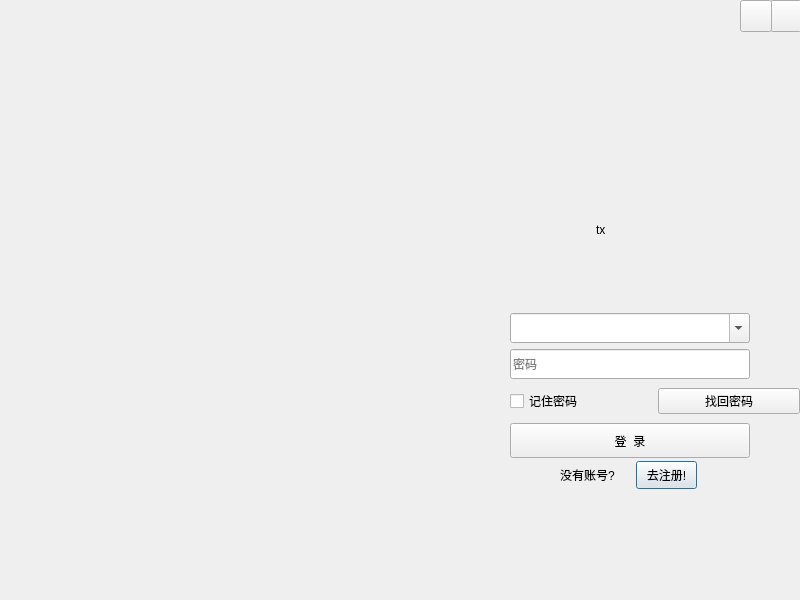
<?xml version="1.0" encoding="UTF-8"?>
<ui version="4.0">
 <class>Dlogin</class>
 <widget class="QDialog" name="Dlogin">
  <property name="geometry">
   <rect>
    <x>0</x>
    <y>0</y>
    <width>800</width>
    <height>600</height>
   </rect>
  </property>
  <property name="minimumSize">
   <size>
    <width>800</width>
    <height>600</height>
   </size>
  </property>
  <property name="maximumSize">
   <size>
    <width>800</width>
    <height>600</height>
   </size>
  </property>
  <property name="windowTitle">
   <string>Dlogin</string>
  </property>
  <widget class="QWidget" name="widget" native="true">
   <property name="geometry">
    <rect>
     <x>460</x>
     <y>0</y>
     <width>341</width>
     <height>600</height>
    </rect>
   </property>
   <property name="minimumSize">
    <size>
     <width>0</width>
     <height>600</height>
    </size>
   </property>
   <property name="maximumSize">
    <size>
     <width>16777215</width>
     <height>600</height>
    </size>
   </property>
   <property name="styleSheet">
    <string notr="true"/>
   </property>
   <widget class="QWidget" name="">
    <property name="geometry">
     <rect>
      <x>100</x>
      <y>460</y>
      <width>137</width>
      <height>30</height>
     </rect>
    </property>
    <layout class="QHBoxLayout" name="horizontalLayout_3">
     <item>
      <widget class="QLabel" name="msgLabel">
       <property name="text">
        <string>没有账号?</string>
       </property>
      </widget>
     </item>
     <item>
      <widget class="QPushButton" name="registerBtn">
       <property name="sizePolicy">
        <sizepolicy hsizetype="Minimum" vsizetype="Fixed">
         <horstretch>0</horstretch>
         <verstretch>0</verstretch>
        </sizepolicy>
       </property>
       <property name="minimumSize">
        <size>
         <width>0</width>
         <height>1</height>
        </size>
       </property>
       <property name="maximumSize">
        <size>
         <width>61</width>
         <height>28</height>
        </size>
       </property>
       <property name="text">
        <string>去注册!</string>
       </property>
      </widget>
     </item>
    </layout>
   </widget>
   <widget class="QPushButton" name="miniBtn">
    <property name="geometry">
     <rect>
      <x>280</x>
      <y>0</y>
      <width>32</width>
      <height>32</height>
     </rect>
    </property>
    <property name="sizePolicy">
     <sizepolicy hsizetype="Preferred" vsizetype="Preferred">
      <horstretch>0</horstretch>
      <verstretch>0</verstretch>
     </sizepolicy>
    </property>
    <property name="maximumSize">
     <size>
      <width>32</width>
      <height>32</height>
     </size>
    </property>
    <property name="layoutDirection">
     <enum>Qt::LeftToRight</enum>
    </property>
    <property name="autoFillBackground">
     <bool>false</bool>
    </property>
    <property name="styleSheet">
     <string notr="true"/>
    </property>
    <property name="text">
     <string/>
    </property>
    <property name="default">
     <bool>false</bool>
    </property>
    <property name="flat">
     <bool>false</bool>
    </property>
   </widget>
   <widget class="QPushButton" name="closeBtn">
    <property name="enabled">
     <bool>true</bool>
    </property>
    <property name="geometry">
     <rect>
      <x>310</x>
      <y>0</y>
      <width>32</width>
      <height>32</height>
     </rect>
    </property>
    <property name="minimumSize">
     <size>
      <width>32</width>
      <height>32</height>
     </size>
    </property>
    <property name="maximumSize">
     <size>
      <width>32</width>
      <height>32</height>
     </size>
    </property>
    <property name="styleSheet">
     <string notr="true"/>
    </property>
    <property name="text">
     <string/>
    </property>
   </widget>
   <widget class="QWidget" name="">
    <property name="geometry">
     <rect>
      <x>0</x>
      <y>160</y>
      <width>341</width>
      <height>141</height>
     </rect>
    </property>
    <layout class="QHBoxLayout" name="horizontalLayout_4">
     <item>
      <spacer name="horizontalSpacer">
       <property name="orientation">
        <enum>Qt::Horizontal</enum>
       </property>
       <property name="sizeHint" stdset="0">
        <size>
         <width>40</width>
         <height>20</height>
        </size>
       </property>
      </spacer>
     </item>
     <item>
      <widget class="QLabel" name="txLab">
       <property name="sizePolicy">
        <sizepolicy hsizetype="Preferred" vsizetype="Preferred">
         <horstretch>0</horstretch>
         <verstretch>0</verstretch>
        </sizepolicy>
       </property>
       <property name="minimumSize">
        <size>
         <width>70</width>
         <height>70</height>
        </size>
       </property>
       <property name="maximumSize">
        <size>
         <width>70</width>
         <height>70</height>
        </size>
       </property>
       <property name="text">
        <string>tx</string>
       </property>
       <property name="scaledContents">
        <bool>true</bool>
       </property>
      </widget>
     </item>
     <item>
      <spacer name="horizontalSpacer_2">
       <property name="orientation">
        <enum>Qt::Horizontal</enum>
       </property>
       <property name="sizeHint" stdset="0">
        <size>
         <width>40</width>
         <height>20</height>
        </size>
       </property>
      </spacer>
     </item>
    </layout>
   </widget>
   <widget class="QWidget" name="">
    <property name="geometry">
     <rect>
      <x>0</x>
      <y>30</y>
      <width>341</width>
      <height>130</height>
     </rect>
    </property>
    <layout class="QHBoxLayout" name="horizontalLayout_5">
     <item>
      <spacer name="horizontalSpacer_4">
       <property name="orientation">
        <enum>Qt::Horizontal</enum>
       </property>
       <property name="sizeHint" stdset="0">
        <size>
         <width>40</width>
         <height>20</height>
        </size>
       </property>
      </spacer>
     </item>
     <item>
      <widget class="QLabel" name="label">
       <property name="minimumSize">
        <size>
         <width>140</width>
         <height>128</height>
        </size>
       </property>
       <property name="maximumSize">
        <size>
         <width>140</width>
         <height>128</height>
        </size>
       </property>
       <property name="text">
        <string/>
       </property>
       <property name="pixmap">
        <pixmap resource="res.qrc">:/pic/logo.png</pixmap>
       </property>
      </widget>
     </item>
     <item>
      <spacer name="horizontalSpacer_3">
       <property name="orientation">
        <enum>Qt::Horizontal</enum>
       </property>
       <property name="sizeHint" stdset="0">
        <size>
         <width>40</width>
         <height>20</height>
        </size>
       </property>
      </spacer>
     </item>
    </layout>
   </widget>
   <widget class="QWidget" name="">
    <property name="geometry">
     <rect>
      <x>0</x>
      <y>310</y>
      <width>340</width>
      <height>154</height>
     </rect>
    </property>
    <layout class="QVBoxLayout" name="verticalLayout_2">
     <item>
      <layout class="QHBoxLayout" name="horizontalLayout_6">
       <item>
        <spacer name="horizontalSpacer_6">
         <property name="orientation">
          <enum>Qt::Horizontal</enum>
         </property>
         <property name="sizeHint" stdset="0">
          <size>
           <width>40</width>
           <height>20</height>
          </size>
         </property>
        </spacer>
       </item>
       <item>
        <layout class="QVBoxLayout" name="verticalLayout">
         <item>
          <widget class="QComboBox" name="accountcbox">
           <property name="minimumSize">
            <size>
             <width>240</width>
             <height>30</height>
            </size>
           </property>
           <property name="maximumSize">
            <size>
             <width>240</width>
             <height>30</height>
            </size>
           </property>
           <property name="editable">
            <bool>true</bool>
           </property>
           <property name="placeholderText">
            <string/>
           </property>
           <property name="duplicatesEnabled">
            <bool>false</bool>
           </property>
          </widget>
         </item>
         <item>
          <widget class="QLineEdit" name="passwdEdit">
           <property name="minimumSize">
            <size>
             <width>240</width>
             <height>30</height>
            </size>
           </property>
           <property name="maximumSize">
            <size>
             <width>240</width>
             <height>30</height>
            </size>
           </property>
           <property name="placeholderText">
            <string>密码</string>
           </property>
          </widget>
         </item>
        </layout>
       </item>
       <item>
        <spacer name="horizontalSpacer_7">
         <property name="orientation">
          <enum>Qt::Horizontal</enum>
         </property>
         <property name="sizeHint" stdset="0">
          <size>
           <width>40</width>
           <height>20</height>
          </size>
         </property>
        </spacer>
       </item>
      </layout>
     </item>
     <item>
      <layout class="QHBoxLayout" name="horizontalLayout">
       <item>
        <spacer name="horizontalSpacer_5">
         <property name="orientation">
          <enum>Qt::Horizontal</enum>
         </property>
         <property name="sizeType">
          <enum>QSizePolicy::Preferred</enum>
         </property>
         <property name="sizeHint" stdset="0">
          <size>
           <width>50</width>
           <height>20</height>
          </size>
         </property>
        </spacer>
       </item>
       <item>
        <widget class="QCheckBox" name="rememberCkbx">
         <property name="text">
          <string>记住密码</string>
         </property>
        </widget>
       </item>
       <item>
        <widget class="QPushButton" name="forgetBtn">
         <property name="text">
          <string>找回密码</string>
         </property>
        </widget>
       </item>
      </layout>
     </item>
     <item>
      <layout class="QHBoxLayout" name="horizontalLayout_7">
       <item>
        <spacer name="horizontalSpacer_8">
         <property name="orientation">
          <enum>Qt::Horizontal</enum>
         </property>
         <property name="sizeHint" stdset="0">
          <size>
           <width>40</width>
           <height>20</height>
          </size>
         </property>
        </spacer>
       </item>
       <item>
        <widget class="QPushButton" name="loginBtn">
         <property name="minimumSize">
          <size>
           <width>240</width>
           <height>35</height>
          </size>
         </property>
         <property name="maximumSize">
          <size>
           <width>240</width>
           <height>35</height>
          </size>
         </property>
         <property name="text">
          <string>登  录</string>
         </property>
        </widget>
       </item>
       <item>
        <spacer name="horizontalSpacer_9">
         <property name="orientation">
          <enum>Qt::Horizontal</enum>
         </property>
         <property name="sizeHint" stdset="0">
          <size>
           <width>40</width>
           <height>20</height>
          </size>
         </property>
        </spacer>
       </item>
      </layout>
     </item>
    </layout>
   </widget>
   <zorder></zorder>
   <zorder>txLab</zorder>
   <zorder>layoutWidget</zorder>
   <zorder></zorder>
   <zorder>label</zorder>
   <zorder>horizontalSpacer</zorder>
   <zorder>horizontalSpacer_2</zorder>
   <zorder>horizontalSpacer_3</zorder>
   <zorder>horizontalSpacer_4</zorder>
   <zorder>horizontalSpacer_6</zorder>
   <zorder>horizontalSpacer_7</zorder>
   <zorder>horizontalSpacer_8</zorder>
   <zorder>horizontalSpacer_9</zorder>
   <zorder>closeBtn</zorder>
   <zorder>miniBtn</zorder>
  </widget>
  <widget class="QLabel" name="label_2">
   <property name="geometry">
    <rect>
     <x>0</x>
     <y>0</y>
     <width>800</width>
     <height>600</height>
    </rect>
   </property>
   <property name="text">
    <string/>
   </property>
   <property name="pixmap">
    <pixmap resource="res.qrc">:/pic/bj11.jpg</pixmap>
   </property>
   <property name="scaledContents">
    <bool>true</bool>
   </property>
  </widget>
  <zorder>label_2</zorder>
  <zorder>widget</zorder>
  <zorder>registerBtn</zorder>
  <zorder>msgLabel</zorder>
 </widget>
 <resources>
  <include location="res.qrc"/>
 </resources>
 <connections/>
</ui>
